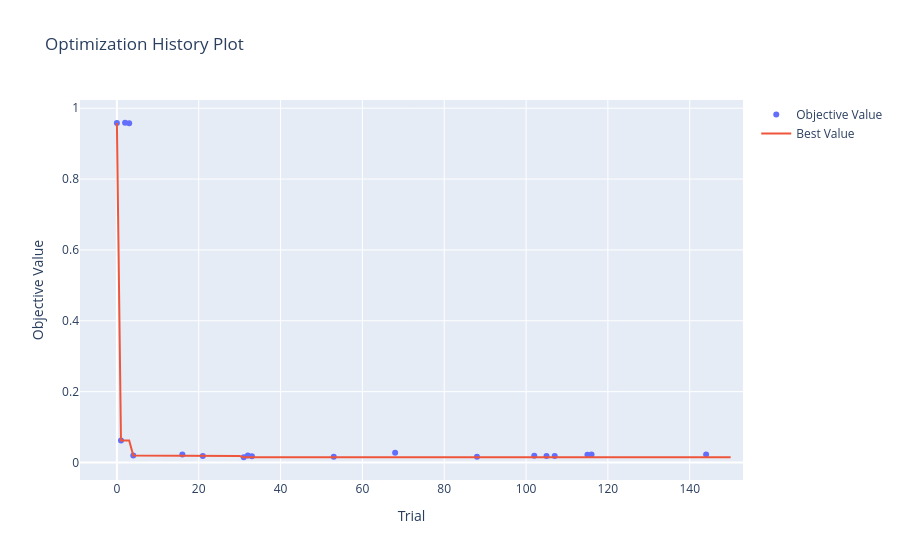

Write notebook code for a chart like this one.
### Code cell
#Visualize parameter importance
optuna.visualization.plot_param_importances(study).show()
optuna.visualization.plot_optimization_history(study).show()
#optuna.visualization.plot_slice(study, params = ['lr']).show()

### Figure 1 — Plotly figure (JSON) as saved in the notebook; plotly's stock layout.template omitted (floating-point values rounded to 4 significant figures; data arrays with more than 128 entries replaced by an {"elided": "..."} marker saying what was removed)
{"data": [{"mode": "markers", "name": "Objective Value", "type": "scatter", "x": [0, 1, 2, 3, 4, 16, 21, 31, 32, 33, 53, 68, 88, 102, 105, 107, 115, 116, 144], "y": [0.9584, 0.0621, 0.959, 0.9577, 0.01995, 0.02298, 0.01857, 0.01491, 0.0196, 0.01768, 0.0161, 0.02775, 0.01647, 0.01935, 0.01837, 0.01845, 0.02208, 0.02293, 0.02273]}, {"mode": "lines", "name": "Best Value", "type": "scatter", "x": {"elided": "151 int values"}, "y": {"elided": "151 float values"}}, {"marker": {"color": "#cccccc"}, "mode": "markers", "name": "Infeasible Trial", "showlegend": false, "type": "scatter", "x": [], "y": []}], "layout": {"title": {"text": "Optimization History Plot"}, "xaxis": {"title": {"text": "Trial"}}, "yaxis": {"title": {"text": "Objective Value"}}}}
